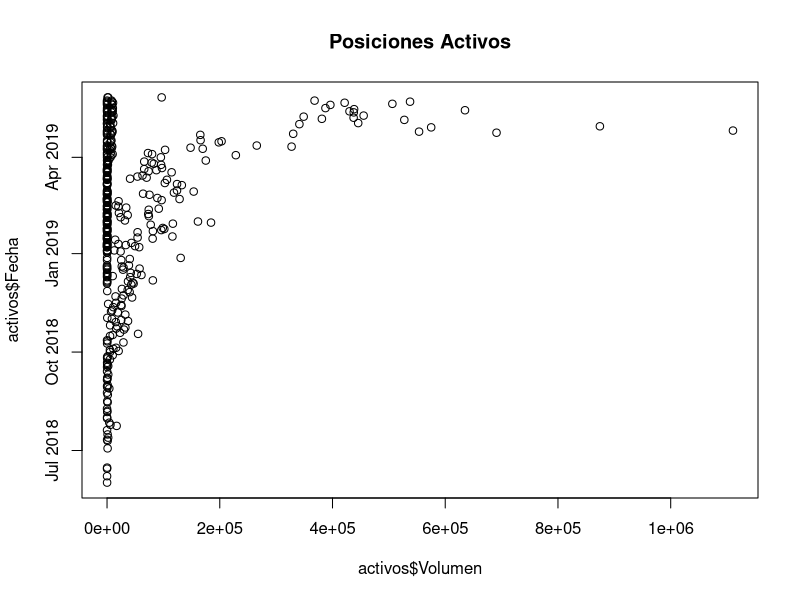
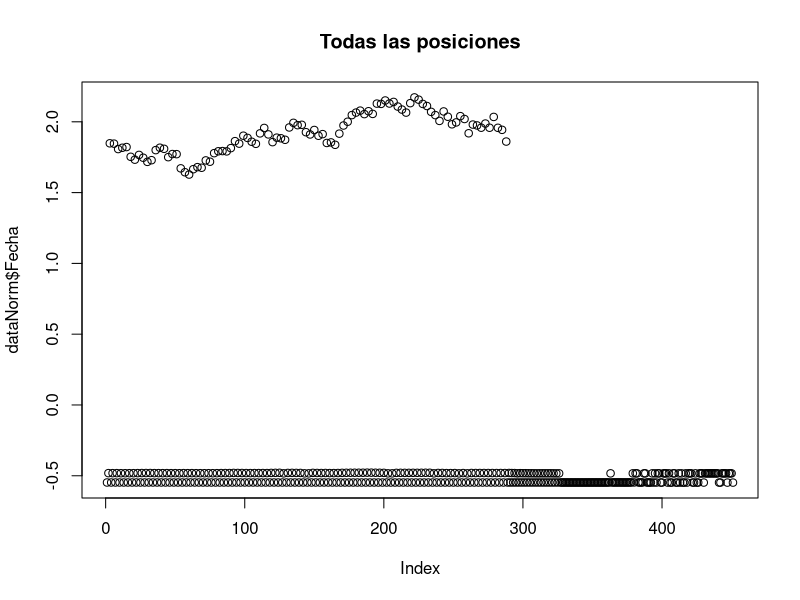
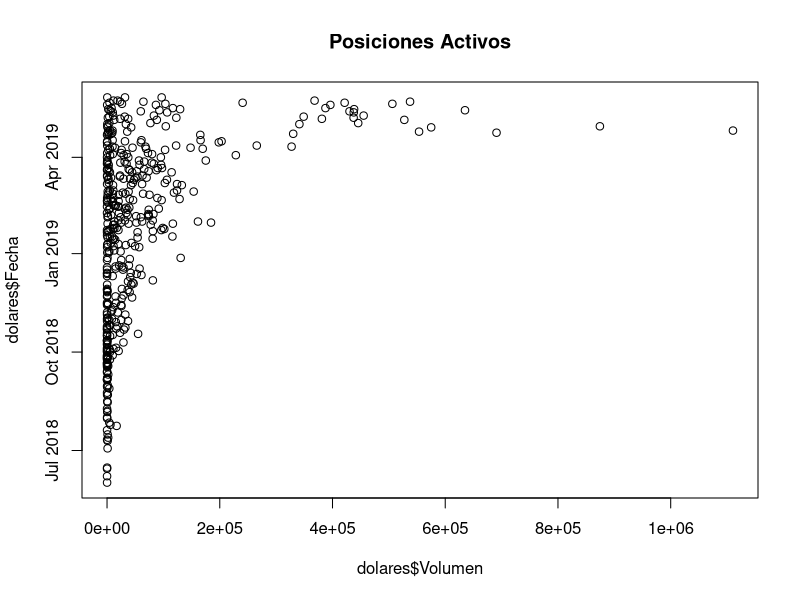
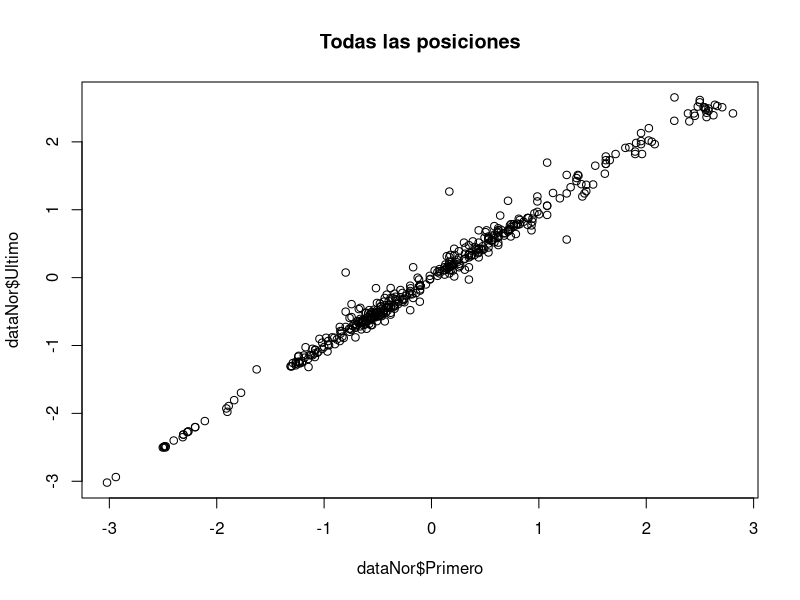

These figures' R source, in order: (Note: this script raises an error after producing the figures.)
normalize <- function(x){
  return ((x - min(x))/(max(x) - min(x)))
}
#Tomamos datos de D\'olar futuro tomado de ROFEX. Tomamos como separador el tab \t
data <- read.csv('activos.xls', sep='\t')  

#Transformamos las fechas String en formato Dates
data$Fecha <- as.Date(data$Fecha, format="%d/%m/%Y")

#Reemplazamos "," por "." y luego convertimos en numero las columnas Ultimo, Primero, Minimo y Maximo.
data$Primero <- as.numeric(gsub(",", ".", data$Primero))
data$Ultimo <- as.numeric(gsub(",", ".", data$Ultimo))
data$Minimo <- as.numeric(gsub(",", ".", data$Minimo))
data$Maximo <- as.numeric(gsub(",", ".", data$Maximo))

#Filtramos solo 3 grupos de activos: DLR052019, RFX20062019 y ORO052019
data$Posicion <- gsub(" ", "", data$Posicion)
data$Posicion
activos <- subset(data, (gsub(" ", "", data$Posicion) == "DLR052019") | (gsub(" ", "", data$Posicion) == "RFX20062019") | (gsub(" ", "", data$Posicion) == "ORO052019"))

plot(activos$Volumen, activos$Fecha, main="Posiciones Activos")
activos$Posicion
activos

#Sacamos ahora las posiciones del set de datos a procesar y las almacenamos.
posiciones <- activos$Posicion
dataSinPosicion <- activos[-2]

#Normalizamos los valores de la columna Ultimo
library(Hmisc)
OHLC <- activos[5:8]
OHLC
OHLC <- impute(OHLC)
dataNorm <- as.data.frame(lapply(OHLC, scale))
#dolarFiltroNormalizado <- dolarFiltro2
plot(dataNorm$Ultimo, dataNorm$Fecha, main="Todas las posiciones")
activos
dataNorm

#Tomamos 1000 valores aleatorios del dataset para usar como train data
limiteInf = round(length(dataNorm[,1])/4)
limiteSup = length(dataNorm[,1])

data_train <- dataNorm[1:limiteInf,]
data_test <- dataNorm[(limiteInf + 1):limiteSup,]

data_train_labels <- activos$Posicion[1:limiteInf]
data_test_labels <- activos$Posicion[(limiteInf+1):limiteSup]
data_train_labels

library(class)
data_test_pred <- knn(train=data_train, test=data_test, cl=data_train_labels, k=13)

library(gmodels)
CrossTable(x=data_test_labels, y=data_test_pred, prop.chisq = FALSE)

#Filtramos solo 3 grupos de activos: DLR052019, DLR082019 y DLR122019
data$Posicion <- gsub(" ", "", data$Posicion)
data$Posicion
dolares <- subset(data, (gsub(" ", "", data$Posicion) == "DLR052019") | (gsub(" ", "", data$Posicion) == "DLR082019") | (gsub(" ", "", data$Posicion) == "DLR122019"))

plot(dolares$Volumen, dolares$Fecha, main="Posiciones Activos")
dolares$Posicion
dolares

#Sacamos ahora las posiciones del set de datos a procesar y las almacenamos.
posiciones <- dolares$Posicion
dataSinPosicion <- dolares[-2]

#Normalizamos los valores de la columna Ultimo
library(Hmisc)
OHLC <- dolares[5:8]
OHLC <- impute(OHLC)
dataNor <- as.data.frame(lapply(OHLC, scale))
plot(dataNor$Primero, dataNor$Ultimo, main="Todas las posiciones")
OHLC$Ultimo
OHLC

#Tomamos 1000 valores aleatorios del dataset para usar como train data
limiteInf = length(dataNor[,1])/5
limiteSup = length(dataNor[,1])

data_train <- dataNor[1:limiteInf,]
data_test <- dataNor[(limiteInf + 1):limiteSup,]

data_train_labels <- dolares$Posicion[1:limiteInf]
data_test_labels <- dolares$Posicion[(limiteInf+1):limiteSup]
data_train_labels

library(class)
data_test_pred <- knn(train=data_train, test=data_test, cl=data_train_labels, k=5)

library(gmodels)
CrossTable(x=data_test_labels, y=data_test_pred, prop.chisq = FALSE)
